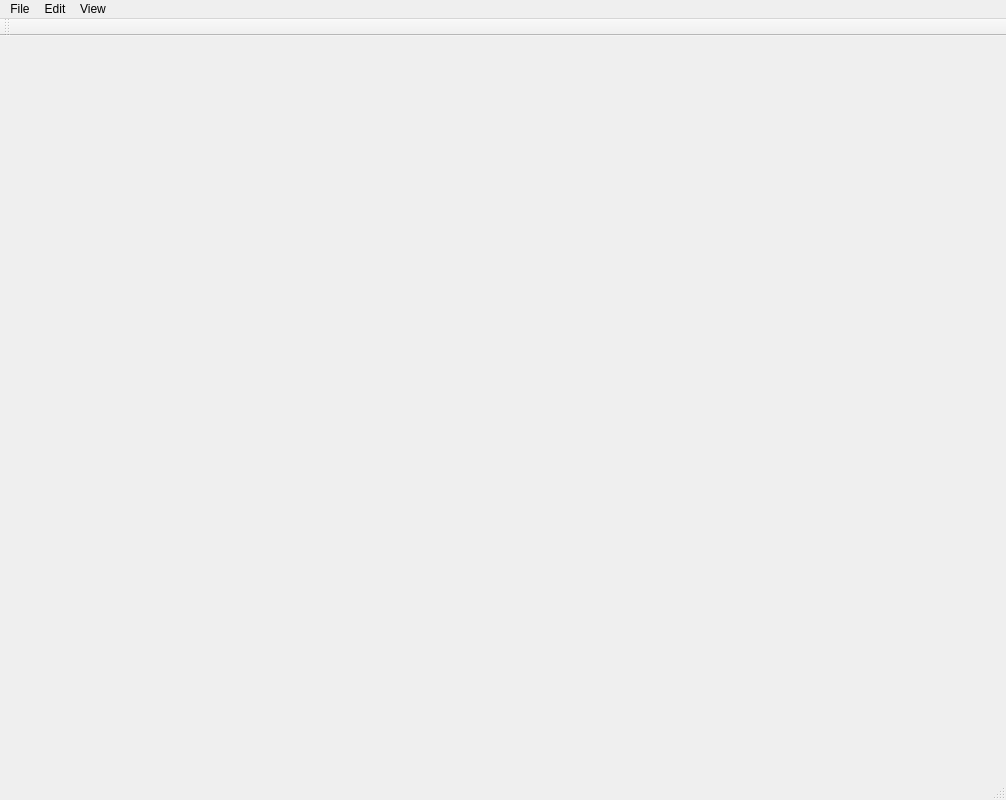
<?xml version="1.0" encoding="UTF-8"?>
<ui version="4.0">
 <class>MainWindow</class>
 <widget class="QMainWindow" name="MainWindow">
  <property name="geometry">
   <rect>
    <x>0</x>
    <y>0</y>
    <width>1006</width>
    <height>800</height>
   </rect>
  </property>
  <property name="minimumSize">
   <size>
    <width>1000</width>
    <height>800</height>
   </size>
  </property>
  <property name="windowTitle">
   <string>OSM Editor 3D</string>
  </property>
  <widget class="QWidget" name="centralWidget"/>
  <widget class="QMenuBar" name="menuBar">
   <property name="geometry">
    <rect>
     <x>0</x>
     <y>0</y>
     <width>1006</width>
     <height>21</height>
    </rect>
   </property>
   <widget class="QMenu" name="menuFile">
    <property name="title">
     <string>File</string>
    </property>
    <addaction name="actionNew"/>
    <addaction name="actionOpen"/>
    <addaction name="actionSave"/>
    <addaction name="separator"/>
    <addaction name="actionClear"/>
    <addaction name="separator"/>
    <addaction name="actionSaveImage"/>
    <addaction name="actionSaveImageHD"/>
    <addaction name="separator"/>
    <addaction name="actionLoadCamera"/>
    <addaction name="actionSaveCamera"/>
    <addaction name="actionResetCamera"/>
    <addaction name="separator"/>
    <addaction name="actionExit"/>
   </widget>
   <widget class="QMenu" name="menuView">
    <property name="title">
     <string>View</string>
    </property>
    <addaction name="actionView2D"/>
    <addaction name="actionView3D"/>
    <addaction name="separator"/>
    <addaction name="actionPropertyWindow"/>
   </widget>
   <widget class="QMenu" name="menuEdit">
    <property name="title">
     <string>Edit</string>
    </property>
    <addaction name="actionUndo"/>
    <addaction name="actionRedo"/>
    <addaction name="separator"/>
    <addaction name="actionDeleteEdge"/>
   </widget>
   <addaction name="menuFile"/>
   <addaction name="menuEdit"/>
   <addaction name="menuView"/>
  </widget>
  <widget class="QToolBar" name="mainToolBar">
   <attribute name="toolBarArea">
    <enum>TopToolBarArea</enum>
   </attribute>
   <attribute name="toolBarBreak">
    <bool>false</bool>
   </attribute>
  </widget>
  <widget class="QStatusBar" name="statusBar"/>
  <action name="actionNewTerrain">
   <property name="text">
    <string>New Terrain</string>
   </property>
   <property name="shortcut">
    <string/>
   </property>
  </action>
  <action name="actionOpenTerrain">
   <property name="text">
    <string>Open Terrain</string>
   </property>
   <property name="shortcut">
    <string>Ctrl+O</string>
   </property>
  </action>
  <action name="actionExit">
   <property name="text">
    <string>Exit</string>
   </property>
  </action>
  <action name="actionControlWidget">
   <property name="text">
    <string>Control Widget</string>
   </property>
  </action>
  <action name="actionSaveTerrain">
   <property name="text">
    <string>Save Terrain</string>
   </property>
   <property name="shortcut">
    <string/>
   </property>
  </action>
  <action name="actionSave">
   <property name="icon">
    <iconset>
     <normaloff>Resources/save.png</normaloff>Resources/save.png</iconset>
   </property>
   <property name="text">
    <string>Save</string>
   </property>
   <property name="shortcut">
    <string>Ctrl+S</string>
   </property>
  </action>
  <action name="actionPropertyWidget">
   <property name="text">
    <string>Property Widget</string>
   </property>
  </action>
  <action name="actionOpen">
   <property name="icon">
    <iconset>
     <normaloff>Resources/open.png</normaloff>Resources/open.png</iconset>
   </property>
   <property name="text">
    <string>Open</string>
   </property>
   <property name="shortcut">
    <string>Ctrl+O</string>
   </property>
  </action>
  <action name="actionClear">
   <property name="text">
    <string>Clear</string>
   </property>
   <property name="shortcut">
    <string>Ctrl+N</string>
   </property>
  </action>
  <action name="actionSaveImage">
   <property name="text">
    <string>Save Image</string>
   </property>
   <property name="shortcut">
    <string>Ctrl+L</string>
   </property>
  </action>
  <action name="actionLoadCamera">
   <property name="text">
    <string>Load Camera</string>
   </property>
   <property name="shortcut">
    <string>Ctrl+1</string>
   </property>
  </action>
  <action name="actionSaveCamera">
   <property name="text">
    <string>Save Camera</string>
   </property>
   <property name="shortcut">
    <string>Ctrl+2</string>
   </property>
  </action>
  <action name="actionSaveImageHD">
   <property name="text">
    <string>Save Image HD</string>
   </property>
   <property name="shortcut">
    <string>Ctrl+S</string>
   </property>
  </action>
  <action name="actionResetCamera">
   <property name="text">
    <string>Reset Camera</string>
   </property>
  </action>
  <action name="actionGenerateBlocks">
   <property name="text">
    <string>Generate Blocks</string>
   </property>
  </action>
  <action name="actionGenerateParcels">
   <property name="text">
    <string>Generate Parcels</string>
   </property>
  </action>
  <action name="actionGenerateBuildings">
   <property name="text">
    <string>Generate Buildings</string>
   </property>
  </action>
  <action name="actionGenerateVegetation">
   <property name="text">
    <string>Generate Vegetation</string>
   </property>
  </action>
  <action name="actionGenerateAll">
   <property name="text">
    <string>Generate All</string>
   </property>
  </action>
  <action name="actionLoadParcels">
   <property name="text">
    <string>Load Parcels</string>
   </property>
  </action>
  <action name="actionLoadBuildings">
   <property name="text">
    <string>Load Buildings</string>
   </property>
  </action>
  <action name="actionGenerateRoads">
   <property name="text">
    <string>Generate Roads</string>
   </property>
   <property name="shortcut">
    <string>Ctrl+R</string>
   </property>
  </action>
  <action name="actionLoadZone">
   <property name="text">
    <string>Load Zone</string>
   </property>
  </action>
  <action name="actionSaveParcels">
   <property name="text">
    <string>Save Parcels</string>
   </property>
  </action>
  <action name="actionSaveBuildings">
   <property name="text">
    <string>Save Buildings</string>
   </property>
  </action>
  <action name="actionGenerateScenarios">
   <property name="text">
    <string>Generate Scenarios</string>
   </property>
  </action>
  <action name="actionView2D">
   <property name="checkable">
    <bool>true</bool>
   </property>
   <property name="text">
    <string>2D</string>
   </property>
  </action>
  <action name="actionView3D">
   <property name="checkable">
    <bool>true</bool>
   </property>
   <property name="text">
    <string>3D</string>
   </property>
  </action>
  <action name="actionSeaLevel">
   <property name="text">
    <string>Sea Level</string>
   </property>
  </action>
  <action name="actionShowWater">
   <property name="checkable">
    <bool>true</bool>
   </property>
   <property name="text">
    <string>Show Water</string>
   </property>
  </action>
  <action name="actionLoadOSMRoads">
   <property name="text">
    <string>Load OSM Roads</string>
   </property>
  </action>
  <action name="actionUndo">
   <property name="icon">
    <iconset>
     <normaloff>Resources/undo.png</normaloff>Resources/undo.png</iconset>
   </property>
   <property name="text">
    <string>Undo</string>
   </property>
   <property name="shortcut">
    <string>Ctrl+Z</string>
   </property>
  </action>
  <action name="actionRedo">
   <property name="icon">
    <iconset>
     <normaloff>Resources/redo.png</normaloff>Resources/redo.png</iconset>
   </property>
   <property name="text">
    <string>Redo</string>
   </property>
   <property name="shortcut">
    <string>Ctrl+Y</string>
   </property>
  </action>
  <action name="actionDeleteEdge">
   <property name="icon">
    <iconset>
     <normaloff>Resources/delete.png</normaloff>Resources/delete.png</iconset>
   </property>
   <property name="text">
    <string>Delete Edge</string>
   </property>
   <property name="shortcut">
    <string>Del</string>
   </property>
  </action>
  <action name="actionPropertyWindow">
   <property name="text">
    <string>Property Window</string>
   </property>
  </action>
  <action name="actionNew">
   <property name="icon">
    <iconset>
     <normaloff>Resources/new.png</normaloff>Resources/new.png</iconset>
   </property>
   <property name="text">
    <string>New</string>
   </property>
   <property name="shortcut">
    <string>Ctrl+N</string>
   </property>
  </action>
 </widget>
 <layoutdefault spacing="6" margin="11"/>
 <resources>
  <include location="MainWindow.qrc"/>
 </resources>
 <connections/>
</ui>
